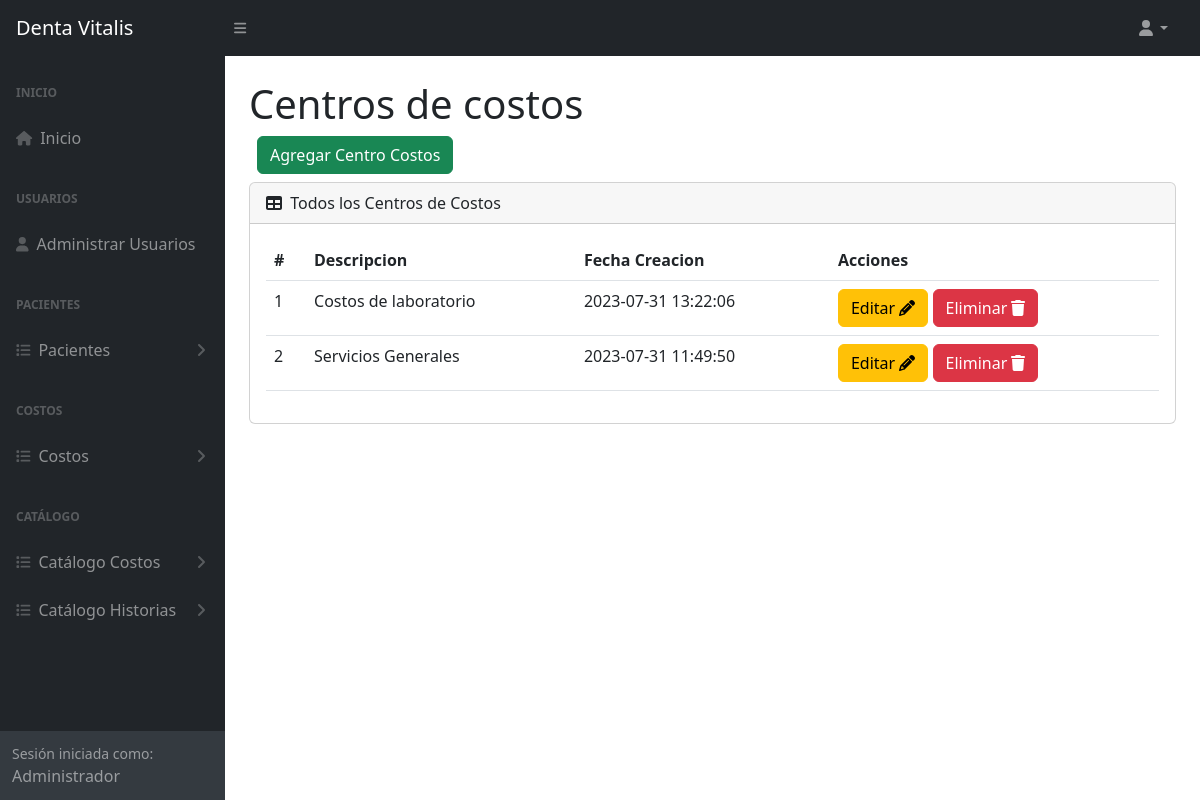
The app's page /centroCostos (signed in), older data.
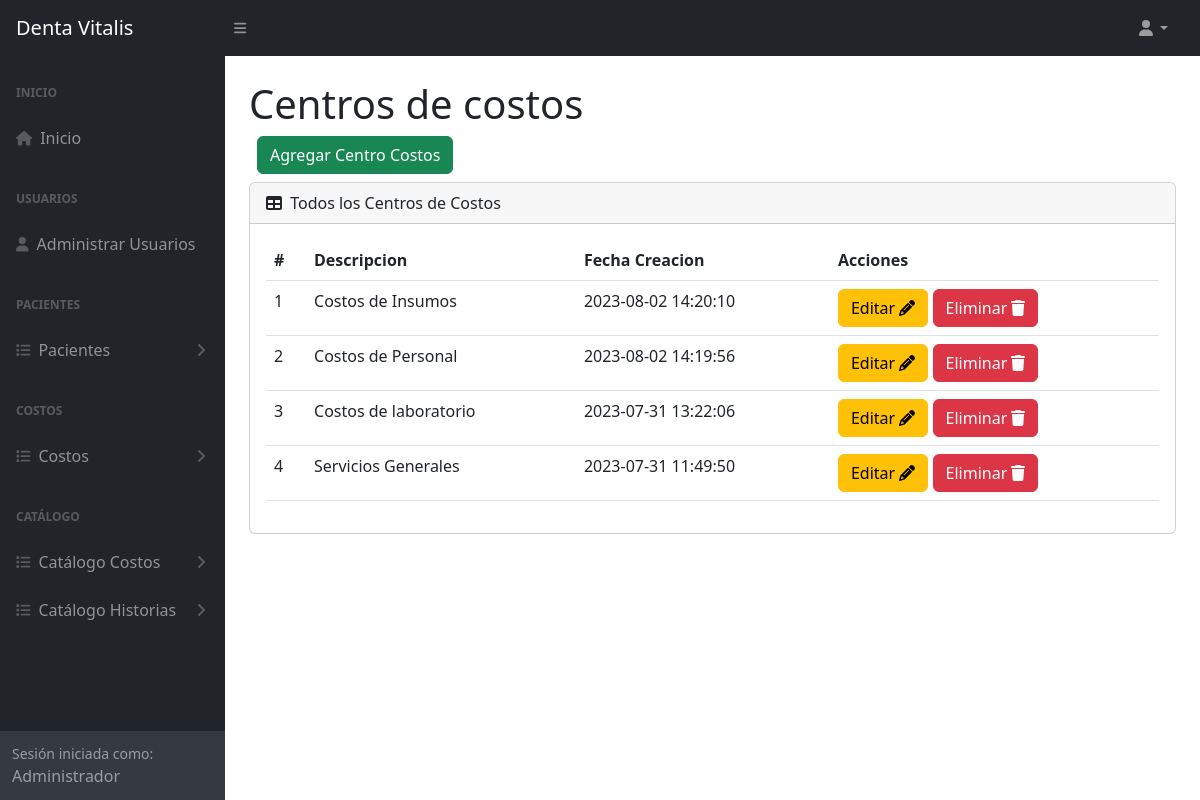
The same page, newer data.
### tables this page shows
CREATE TABLE `tba_centrocostos`  (
  `IdCentroCostos` int NOT NULL AUTO_INCREMENT,
  `DescripcionCentro` varchar(100) NOT NULL,
  `FechaCreacion` datetime NOT NULL,
  `FechaActualizacion` datetime NOT NULL,
  PRIMARY KEY (`IdCentroCostos`) USING BTREE
);

### controller/plantilla.controller.php (called while the page is built)
<?php
class ControllerPlantilla
{
  static public function ctrPlantilla()
  {
    include "view/plantilla.php";
  }
}

### index.php (called while the page is built, shortened)
<?php
require_once "controller/plantilla.controller.php";
require_once "controller/costos.controller.php";
require_once "controller/historias.controller.php";
require_once "model/costos.model.php";
$plantilla = new ControllerPlantilla();
$plantilla -> ctrPlantilla();

### controller/costos.controller.php (called while the page is built, shortened)
<?php
class ControllerCostos
{
  public static function ctrMostrarCentrosCostos()
  {
    $tabla = "tba_centrocostos";
    $respuesta = ModelCostos::mdlMostrarCentrosCostos($tabla);
    return $respuesta;
  }
}

### model/conexion.php (called while the page is built)
<?php
class Conexion
{
  static public function conn()
  {
    $link = new PDO("mysql:host=localhost;dbname=db_dentavitalis","root","");
		$link->exec("set names utf8");
		return $link;
  }
}

### model/costos.model.php (called while the page is built, shortened)
<?php
require_once "conexion.php";
class ModelCostos
{
  public static function mdlMostrarCentrosCostos($tabla)
  {
    $statement = Conexion::conn()->prepare("SELECT tba_centrocostos.IdCentroCostos, tba_centrocostos.DescripcionCentro, tba_centrocostos.FechaCreacion FROM $tabla ORDER BY IdCentroCostos DESC");
    $statement -> execute();
    return $statement -> fetchAll();
  }
}

### view/modules/centroCostos.php (the view, shortened to what this page needs)
</div>
        </div>
        <div class="sb-sidenav-footer">
          <div class="small">Sesión iniciada como:</div>
          <?php echo $_SESSION["nombreUsuario"] ?>
        </div>
      </nav>
    </div>
    <div id="layoutSidenav_content">
      <main class="bg">
        <div class="container-fluid px-4">
          <h1 class="mt-4">Centros de costos</h1>
          <div class="d-flex m-2">
            <button type="button" class="btn btn-success" data-bs-toggle="modal" data-bs-target="#modalAgregarCentroCostos">
              Agregar Centro Costos
            </button>
          </div>
          <div class="card mb-4">
            <div class="card-header">
              <i class="fas fa-table me-1"></i>
              Todos los Centros de Costos
            </div>
            <div class="card-body">
              <table id="datatablesSimple" class="data-table-Gasto table">
                <thead>
                  <tr>
                    <th>#</th>
                    <th>Descripcion</th>
                    <th>Fecha Creacion</th>
                    <th>Acciones</th>
                  </tr>
                </thead>
                <tbody>
                  <?php
                  $listaCentroCostos = ControllerCostos::ctrMostrarCentrosCostos();
                  foreach ($listaCentroCostos as $key => $value)
                  {
                    echo
                    '<tr>
                      <td>'.($key + 1).'</td>
                      <td>'.$value["DescripcionCentro"].'</td>
                      <td>'.$value["FechaCreacion"].'</td>
                      <td>
                        <button class="btn btn-warning btnEditarCentro" codCentroCosto="'.$value["IdCentroCostos"].'" data-bs-toggle="modal" data-bs-target="#modalEditarCentroCostos">Editar <i class="fa-solid fa-pencil"></i></button>
                        <button class="btn btn-danger btnEliminarCentro" codCentroCosto="'.$value["IdCentroCostos"].'">Eliminar <i class="fa-solid fa-trash"></i></button>
                      </td>
                    </tr>';
                  }
                  ?>
                </tbody>
              </table>
            </div>
          </div>
        </div>
      </main>
    </div>
  </div>

Row changes from the older to the newer data that the page shows:
added tba_centrocostos: DescripcionCentro "Costos de Insumos", FechaCreacion "2023-08-02 14:20:10"
added tba_centrocostos: DescripcionCentro "Costos de Personal", FechaCreacion "2023-08-02 14:19:56"
